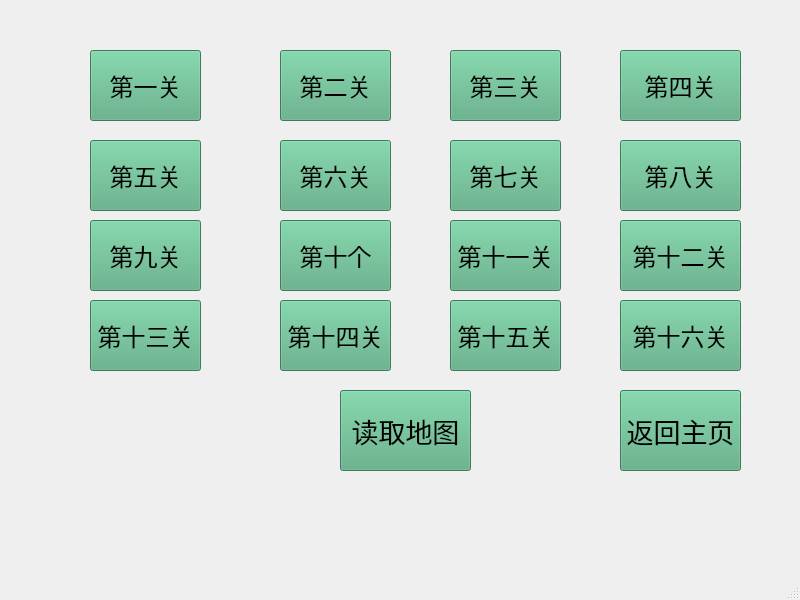
<?xml version="1.0" encoding="UTF-8"?>
<ui version="4.0">
 <class>SecondWindow</class>
 <widget class="QMainWindow" name="SecondWindow">
  <property name="geometry">
   <rect>
    <x>0</x>
    <y>0</y>
    <width>800</width>
    <height>600</height>
   </rect>
  </property>
  <property name="font">
   <font>
    <pointsize>20</pointsize>
   </font>
  </property>
  <property name="windowTitle">
   <string>Game Level</string>
  </property>
  <widget class="QWidget" name="centralwidget">
   <widget class="QPushButton" name="btu2">
    <property name="geometry">
     <rect>
      <x>340</x>
      <y>390</y>
      <width>131</width>
      <height>81</height>
     </rect>
    </property>
    <property name="font">
     <font>
      <family>Microsoft PhagsPa</family>
      <pointsize>20</pointsize>
      <italic>false</italic>
      <bold>false</bold>
     </font>
    </property>
    <property name="styleSheet">
     <string notr="true">QWidget {
    /* 分层背景：图片在下，渐变在上 */
    background-image: url(:/res/ground.jpg),
                     qradialgradient(spread:repeat,
                                    cx:0.5, cy:0.5, radius:0.077,
                                    fx:0.5, fy:0.5,
                                    stop:0 rgba(0, 169, 255, 58),
                                    stop:0.5 rgba(0, 0, 0, 58),
                                    stop:1 rgba(0, 169, 255, 58));
    
    /* 背景混合模式 */
    background-blend-mode: overlay;
    
    /* 备用背景色 */
    background-color: rgb(85, 170, 127);
    
    /* 字体设置 */
    font: 20pt &quot;Microsoft PhagsPa&quot;;
}</string>
    </property>
    <property name="text">
     <string>读取地图</string>
    </property>
   </widget>
   <widget class="QPushButton" name="btu1">
    <property name="geometry">
     <rect>
      <x>620</x>
      <y>390</y>
      <width>121</width>
      <height>81</height>
     </rect>
    </property>
    <property name="font">
     <font>
      <family>Microsoft PhagsPa</family>
      <pointsize>20</pointsize>
      <italic>false</italic>
      <bold>false</bold>
     </font>
    </property>
    <property name="styleSheet">
     <string notr="true">QWidget {
    /* 分层背景：图片在下，渐变在上 */
    background-image: url(:/res/ground.jpg),
                     qradialgradient(spread:repeat,
                                    cx:0.5, cy:0.5, radius:0.077,
                                    fx:0.5, fy:0.5,
                                    stop:0 rgba(0, 169, 255, 58),
                                    stop:0.5 rgba(0, 0, 0, 58),
                                    stop:1 rgba(0, 169, 255, 58));
    
    /* 背景混合模式 */
    background-blend-mode: overlay;
    
    /* 备用背景色 */
    background-color: rgb(85, 170, 127);
    
    /* 字体设置 */
    font: 20pt &quot;Microsoft PhagsPa&quot;;
}</string>
    </property>
    <property name="text">
     <string>返回主页</string>
    </property>
   </widget>
   <widget class="QPushButton" name="btu3">
    <property name="geometry">
     <rect>
      <x>90</x>
      <y>50</y>
      <width>111</width>
      <height>71</height>
     </rect>
    </property>
    <property name="font">
     <font>
      <family>Microsoft PhagsPa</family>
      <pointsize>18</pointsize>
      <italic>false</italic>
      <bold>false</bold>
     </font>
    </property>
    <property name="styleSheet">
     <string notr="true">QWidget {
    /* 分层背景：图片在下，渐变在上 */
    background-image: url(:/res/1.jpg),
                     qradialgradient(spread:repeat,
                                    cx:0.5, cy:0.5, radius:0.077,
                                    fx:0.5, fy:0.5,
                                    stop:0 rgba(0, 169, 255, 58),
                                    stop:0.5 rgba(0, 0, 0, 58),
                                    stop:1 rgba(0, 169, 255, 58));
    
    /* 背景混合模式 */
    background-blend-mode: overlay;
    
    /* 备用背景色 */
    background-color: rgb(85, 170, 127);
    
    /* 字体设置 */
    font: 18pt &quot;Microsoft PhagsPa&quot;;
}</string>
    </property>
    <property name="text">
     <string>第一关</string>
    </property>
   </widget>
   <widget class="QPushButton" name="btu5">
    <property name="geometry">
     <rect>
      <x>280</x>
      <y>50</y>
      <width>111</width>
      <height>71</height>
     </rect>
    </property>
    <property name="font">
     <font>
      <family>Microsoft PhagsPa</family>
      <pointsize>18</pointsize>
      <italic>false</italic>
      <bold>false</bold>
     </font>
    </property>
    <property name="styleSheet">
     <string notr="true">QWidget {
    /* 分层背景：图片在下，渐变在上 */
    background-image: url(:/res/1.jpg),
                     qradialgradient(spread:repeat,
                                    cx:0.5, cy:0.5, radius:0.077,
                                    fx:0.5, fy:0.5,
                                    stop:0 rgba(0, 169, 255, 58),
                                    stop:0.5 rgba(0, 0, 0, 58),
                                    stop:1 rgba(0, 169, 255, 58));
    
    /* 背景混合模式 */
    background-blend-mode: overlay;
    
    /* 备用背景色 */
    background-color: rgb(85, 170, 127);
    
    /* 字体设置 */
    font: 18pt &quot;Microsoft PhagsPa&quot;;
}</string>
    </property>
    <property name="text">
     <string>第二关</string>
    </property>
   </widget>
   <widget class="QPushButton" name="btu8">
    <property name="geometry">
     <rect>
      <x>90</x>
      <y>140</y>
      <width>111</width>
      <height>71</height>
     </rect>
    </property>
    <property name="font">
     <font>
      <family>Microsoft PhagsPa</family>
      <pointsize>18</pointsize>
      <italic>false</italic>
      <bold>false</bold>
     </font>
    </property>
    <property name="styleSheet">
     <string notr="true">QWidget {
    /* 分层背景：图片在下，渐变在上 */
    background-image: url(:/res/1.jpg),
                     qradialgradient(spread:repeat,
                                    cx:0.5, cy:0.5, radius:0.077,
                                    fx:0.5, fy:0.5,
                                    stop:0 rgba(0, 169, 255, 58),
                                    stop:0.5 rgba(0, 0, 0, 58),
                                    stop:1 rgba(0, 169, 255, 58));
    
    /* 背景混合模式 */
    background-blend-mode: overlay;
    
    /* 备用背景色 */
    background-color: rgb(85, 170, 127);
    
    /* 字体设置 */
    font: 18pt &quot;Microsoft PhagsPa&quot;;
}</string>
    </property>
    <property name="text">
     <string>第五关</string>
    </property>
   </widget>
   <widget class="QPushButton" name="btu9">
    <property name="geometry">
     <rect>
      <x>280</x>
      <y>140</y>
      <width>111</width>
      <height>71</height>
     </rect>
    </property>
    <property name="font">
     <font>
      <family>Microsoft PhagsPa</family>
      <pointsize>18</pointsize>
      <italic>false</italic>
      <bold>false</bold>
     </font>
    </property>
    <property name="styleSheet">
     <string notr="true">QWidget {
    /* 分层背景：图片在下，渐变在上 */
    background-image: url(:/res/1.jpg),
                     qradialgradient(spread:repeat,
                                    cx:0.5, cy:0.5, radius:0.077,
                                    fx:0.5, fy:0.5,
                                    stop:0 rgba(0, 169, 255, 58),
                                    stop:0.5 rgba(0, 0, 0, 58),
                                    stop:1 rgba(0, 169, 255, 58));
    
    /* 背景混合模式 */
    background-blend-mode: overlay;
    
    /* 备用背景色 */
    background-color: rgb(85, 170, 127);
    
    /* 字体设置 */
    font: 18pt &quot;Microsoft PhagsPa&quot;;
}</string>
    </property>
    <property name="text">
     <string>第六关</string>
    </property>
   </widget>
   <widget class="QPushButton" name="btu6">
    <property name="geometry">
     <rect>
      <x>450</x>
      <y>50</y>
      <width>111</width>
      <height>71</height>
     </rect>
    </property>
    <property name="font">
     <font>
      <family>Microsoft PhagsPa</family>
      <pointsize>18</pointsize>
      <italic>false</italic>
      <bold>false</bold>
     </font>
    </property>
    <property name="styleSheet">
     <string notr="true">QWidget {
    /* 分层背景：图片在下，渐变在上 */
    background-image: url(:/res/1.jpg),
                     qradialgradient(spread:repeat,
                                    cx:0.5, cy:0.5, radius:0.077,
                                    fx:0.5, fy:0.5,
                                    stop:0 rgba(0, 169, 255, 58),
                                    stop:0.5 rgba(0, 0, 0, 58),
                                    stop:1 rgba(0, 169, 255, 58));
    
    /* 背景混合模式 */
    background-blend-mode: overlay;
    
    /* 备用背景色 */
    background-color: rgb(85, 170, 127);
    
    /* 字体设置 */
    font: 18pt &quot;Microsoft PhagsPa&quot;;
}</string>
    </property>
    <property name="text">
     <string>第三关</string>
    </property>
   </widget>
   <widget class="QPushButton" name="btu10">
    <property name="geometry">
     <rect>
      <x>450</x>
      <y>140</y>
      <width>111</width>
      <height>71</height>
     </rect>
    </property>
    <property name="font">
     <font>
      <family>Microsoft PhagsPa</family>
      <pointsize>18</pointsize>
      <italic>false</italic>
      <bold>false</bold>
     </font>
    </property>
    <property name="styleSheet">
     <string notr="true">QWidget {
    /* 分层背景：图片在下，渐变在上 */
    background-image: url(:/res/1.jpg),
                     qradialgradient(spread:repeat,
                                    cx:0.5, cy:0.5, radius:0.077,
                                    fx:0.5, fy:0.5,
                                    stop:0 rgba(0, 169, 255, 58),
                                    stop:0.5 rgba(0, 0, 0, 58),
                                    stop:1 rgba(0, 169, 255, 58));
    
    /* 背景混合模式 */
    background-blend-mode: overlay;
    
    /* 备用背景色 */
    background-color: rgb(85, 170, 127);
    
    /* 字体设置 */
    font: 18pt &quot;Microsoft PhagsPa&quot;;
}</string>
    </property>
    <property name="text">
     <string>第七关</string>
    </property>
   </widget>
   <widget class="QPushButton" name="btu7">
    <property name="geometry">
     <rect>
      <x>620</x>
      <y>50</y>
      <width>121</width>
      <height>71</height>
     </rect>
    </property>
    <property name="font">
     <font>
      <family>Microsoft PhagsPa</family>
      <pointsize>18</pointsize>
      <italic>false</italic>
      <bold>false</bold>
     </font>
    </property>
    <property name="styleSheet">
     <string notr="true">QWidget {
    /* 分层背景：图片在下，渐变在上 */
    background-image: url(:/res/1.jpg),
                     qradialgradient(spread:repeat,
                                    cx:0.5, cy:0.5, radius:0.077,
                                    fx:0.5, fy:0.5,
                                    stop:0 rgba(0, 169, 255, 58),
                                    stop:0.5 rgba(0, 0, 0, 58),
                                    stop:1 rgba(0, 169, 255, 58));
    
    /* 背景混合模式 */
    background-blend-mode: overlay;
    
    /* 备用背景色 */
    background-color: rgb(85, 170, 127);
    
    /* 字体设置 */
    font: 18pt &quot;Microsoft PhagsPa&quot;;
}</string>
    </property>
    <property name="text">
     <string>第四关</string>
    </property>
   </widget>
   <widget class="QPushButton" name="btu11">
    <property name="geometry">
     <rect>
      <x>620</x>
      <y>140</y>
      <width>121</width>
      <height>71</height>
     </rect>
    </property>
    <property name="font">
     <font>
      <family>Microsoft PhagsPa</family>
      <pointsize>18</pointsize>
      <italic>false</italic>
      <bold>false</bold>
     </font>
    </property>
    <property name="styleSheet">
     <string notr="true">QWidget {
    /* 分层背景：图片在下，渐变在上 */
    background-image: url(:/res/1.jpg),
                     qradialgradient(spread:repeat,
                                    cx:0.5, cy:0.5, radius:0.077,
                                    fx:0.5, fy:0.5,
                                    stop:0 rgba(0, 169, 255, 58),
                                    stop:0.5 rgba(0, 0, 0, 58),
                                    stop:1 rgba(0, 169, 255, 58));
    
    /* 背景混合模式 */
    background-blend-mode: overlay;
    
    /* 备用背景色 */
    background-color: rgb(85, 170, 127);
    
    /* 字体设置 */
    font: 18pt &quot;Microsoft PhagsPa&quot;;
}</string>
    </property>
    <property name="text">
     <string>第八关</string>
    </property>
   </widget>
   <widget class="QPushButton" name="btu12">
    <property name="geometry">
     <rect>
      <x>90</x>
      <y>220</y>
      <width>111</width>
      <height>71</height>
     </rect>
    </property>
    <property name="font">
     <font>
      <family>Microsoft PhagsPa</family>
      <pointsize>18</pointsize>
      <italic>false</italic>
      <bold>false</bold>
     </font>
    </property>
    <property name="styleSheet">
     <string notr="true">QWidget {
    /* 分层背景：图片在下，渐变在上 */
    background-image: url(:/res/1.jpg),
                     qradialgradient(spread:repeat,
                                    cx:0.5, cy:0.5, radius:0.077,
                                    fx:0.5, fy:0.5,
                                    stop:0 rgba(0, 169, 255, 58),
                                    stop:0.5 rgba(0, 0, 0, 58),
                                    stop:1 rgba(0, 169, 255, 58));
    
    /* 背景混合模式 */
    background-blend-mode: overlay;
    
    /* 备用背景色 */
    background-color: rgb(85, 170, 127);
    
    /* 字体设置 */
    font: 18pt &quot;Microsoft PhagsPa&quot;;
}</string>
    </property>
    <property name="text">
     <string>第九关</string>
    </property>
   </widget>
   <widget class="QPushButton" name="btu16">
    <property name="geometry">
     <rect>
      <x>90</x>
      <y>300</y>
      <width>111</width>
      <height>71</height>
     </rect>
    </property>
    <property name="font">
     <font>
      <family>Microsoft PhagsPa</family>
      <pointsize>18</pointsize>
      <italic>false</italic>
      <bold>false</bold>
     </font>
    </property>
    <property name="styleSheet">
     <string notr="true">QWidget {
    /* 分层背景：图片在下，渐变在上 */
    background-image: url(:/res/1.jpg),
                     qradialgradient(spread:repeat,
                                    cx:0.5, cy:0.5, radius:0.077,
                                    fx:0.5, fy:0.5,
                                    stop:0 rgba(0, 169, 255, 58),
                                    stop:0.5 rgba(0, 0, 0, 58),
                                    stop:1 rgba(0, 169, 255, 58));
    
    /* 背景混合模式 */
    background-blend-mode: overlay;
    
    /* 备用背景色 */
    background-color: rgb(85, 170, 127);
    
    /* 字体设置 */
    font: 18pt &quot;Microsoft PhagsPa&quot;;
}</string>
    </property>
    <property name="text">
     <string>第十三关</string>
    </property>
   </widget>
   <widget class="QPushButton" name="btu13">
    <property name="geometry">
     <rect>
      <x>280</x>
      <y>220</y>
      <width>111</width>
      <height>71</height>
     </rect>
    </property>
    <property name="font">
     <font>
      <family>Microsoft PhagsPa</family>
      <pointsize>18</pointsize>
      <italic>false</italic>
      <bold>false</bold>
     </font>
    </property>
    <property name="styleSheet">
     <string notr="true">QWidget {
    /* 分层背景：图片在下，渐变在上 */
    background-image: url(:/res/1.jpg),
                     qradialgradient(spread:repeat,
                                    cx:0.5, cy:0.5, radius:0.077,
                                    fx:0.5, fy:0.5,
                                    stop:0 rgba(0, 169, 255, 58),
                                    stop:0.5 rgba(0, 0, 0, 58),
                                    stop:1 rgba(0, 169, 255, 58));
    
    /* 背景混合模式 */
    background-blend-mode: overlay;
    
    /* 备用背景色 */
    background-color: rgb(85, 170, 127);
    
    /* 字体设置 */
    font: 18pt &quot;Microsoft PhagsPa&quot;;
}</string>
    </property>
    <property name="text">
     <string>第十个</string>
    </property>
   </widget>
   <widget class="QPushButton" name="btu19">
    <property name="geometry">
     <rect>
      <x>620</x>
      <y>300</y>
      <width>121</width>
      <height>71</height>
     </rect>
    </property>
    <property name="font">
     <font>
      <family>Microsoft PhagsPa</family>
      <pointsize>18</pointsize>
      <italic>false</italic>
      <bold>false</bold>
     </font>
    </property>
    <property name="styleSheet">
     <string notr="true">QWidget {
    /* 分层背景：图片在下，渐变在上 */
    background-image: url(:/res/1.jpg),
                     qradialgradient(spread:repeat,
                                    cx:0.5, cy:0.5, radius:0.077,
                                    fx:0.5, fy:0.5,
                                    stop:0 rgba(0, 169, 255, 58),
                                    stop:0.5 rgba(0, 0, 0, 58),
                                    stop:1 rgba(0, 169, 255, 58));
    
    /* 背景混合模式 */
    background-blend-mode: overlay;
    
    /* 备用背景色 */
    background-color: rgb(85, 170, 127);
    
    /* 字体设置 */
    font: 18pt &quot;Microsoft PhagsPa&quot;;
}</string>
    </property>
    <property name="text">
     <string>第十六关</string>
    </property>
   </widget>
   <widget class="QPushButton" name="btu14">
    <property name="geometry">
     <rect>
      <x>450</x>
      <y>220</y>
      <width>111</width>
      <height>71</height>
     </rect>
    </property>
    <property name="font">
     <font>
      <family>Microsoft PhagsPa</family>
      <pointsize>18</pointsize>
      <italic>false</italic>
      <bold>false</bold>
     </font>
    </property>
    <property name="styleSheet">
     <string notr="true">QWidget {
    /* 分层背景：图片在下，渐变在上 */
    background-image: url(:/res/1.jpg),
                     qradialgradient(spread:repeat,
                                    cx:0.5, cy:0.5, radius:0.077,
                                    fx:0.5, fy:0.5,
                                    stop:0 rgba(0, 169, 255, 58),
                                    stop:0.5 rgba(0, 0, 0, 58),
                                    stop:1 rgba(0, 169, 255, 58));
    
    /* 背景混合模式 */
    background-blend-mode: overlay;
    
    /* 备用背景色 */
    background-color: rgb(85, 170, 127);
    
    /* 字体设置 */
    font: 18pt &quot;Microsoft PhagsPa&quot;;
}</string>
    </property>
    <property name="text">
     <string>第十一关</string>
    </property>
   </widget>
   <widget class="QPushButton" name="btu18">
    <property name="geometry">
     <rect>
      <x>450</x>
      <y>300</y>
      <width>111</width>
      <height>71</height>
     </rect>
    </property>
    <property name="font">
     <font>
      <family>Microsoft PhagsPa</family>
      <pointsize>18</pointsize>
      <italic>false</italic>
      <bold>false</bold>
     </font>
    </property>
    <property name="styleSheet">
     <string notr="true">QWidget {
    /* 分层背景：图片在下，渐变在上 */
    background-image: url(:/res/1.jpg),
                     qradialgradient(spread:repeat,
                                    cx:0.5, cy:0.5, radius:0.077,
                                    fx:0.5, fy:0.5,
                                    stop:0 rgba(0, 169, 255, 58),
                                    stop:0.5 rgba(0, 0, 0, 58),
                                    stop:1 rgba(0, 169, 255, 58));
    
    /* 背景混合模式 */
    background-blend-mode: overlay;
    
    /* 备用背景色 */
    background-color: rgb(85, 170, 127);
    
    /* 字体设置 */
    font: 18pt &quot;Microsoft PhagsPa&quot;;
}</string>
    </property>
    <property name="text">
     <string>第十五关</string>
    </property>
   </widget>
   <widget class="QPushButton" name="btu15">
    <property name="geometry">
     <rect>
      <x>620</x>
      <y>220</y>
      <width>121</width>
      <height>71</height>
     </rect>
    </property>
    <property name="font">
     <font>
      <family>Microsoft PhagsPa</family>
      <pointsize>18</pointsize>
      <italic>false</italic>
      <bold>false</bold>
     </font>
    </property>
    <property name="styleSheet">
     <string notr="true">QWidget {
    /* 分层背景：图片在下，渐变在上 */
    background-image: url(:/res/1.jpg),
                     qradialgradient(spread:repeat,
                                    cx:0.5, cy:0.5, radius:0.077,
                                    fx:0.5, fy:0.5,
                                    stop:0 rgba(0, 169, 255, 58),
                                    stop:0.5 rgba(0, 0, 0, 58),
                                    stop:1 rgba(0, 169, 255, 58));
    
    /* 背景混合模式 */
    background-blend-mode: overlay;
    
    /* 备用背景色 */
    background-color: rgb(85, 170, 127);
    
    /* 字体设置 */
    font: 18pt &quot;Microsoft PhagsPa&quot;;
}</string>
    </property>
    <property name="text">
     <string>第十二关</string>
    </property>
   </widget>
   <widget class="QPushButton" name="btu17">
    <property name="geometry">
     <rect>
      <x>280</x>
      <y>300</y>
      <width>111</width>
      <height>71</height>
     </rect>
    </property>
    <property name="font">
     <font>
      <family>Microsoft PhagsPa</family>
      <pointsize>18</pointsize>
      <italic>false</italic>
      <bold>false</bold>
     </font>
    </property>
    <property name="styleSheet">
     <string notr="true">QWidget {
    /* 分层背景：图片在下，渐变在上 */
    background-image: url(:/res/1.jpg),
                     qradialgradient(spread:repeat,
                                    cx:0.5, cy:0.5, radius:0.077,
                                    fx:0.5, fy:0.5,
                                    stop:0 rgba(0, 169, 255, 58),
                                    stop:0.5 rgba(0, 0, 0, 58),
                                    stop:1 rgba(0, 169, 255, 58));
    
    /* 背景混合模式 */
    background-blend-mode: overlay;
    
    /* 备用背景色 */
    background-color: rgb(85, 170, 127);
    
    /* 字体设置 */
    font: 18pt &quot;Microsoft PhagsPa&quot;;
}</string>
    </property>
    <property name="text">
     <string>第十四关</string>
    </property>
   </widget>
  </widget>
  <widget class="QMenuBar" name="menubar">
   <property name="geometry">
    <rect>
     <x>0</x>
     <y>0</y>
     <width>800</width>
     <height>31</height>
    </rect>
   </property>
  </widget>
  <widget class="QStatusBar" name="statusbar"/>
 </widget>
 <resources/>
 <connections/>
</ui>
